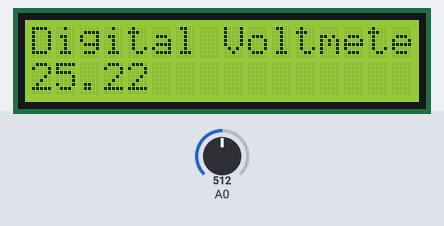
This sketch was run on a simulated Arduino Uno, built with avr-gcc and run on an emulated ATmega328P. On the bench: 16×2 character LCD. Inputs (shaded band) come from the test bench; at power-on: A0 = 512. What the sketch prints to the serial monitor is not drawn.

Above: at 1.2 s.
1.3 s: A0 set to 716
At 2.5 s:
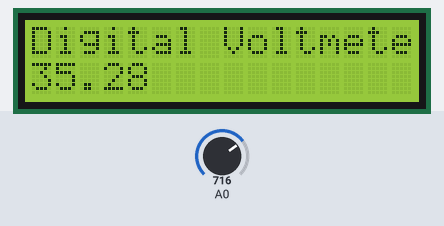
3.0 s: A0 set to 900
At 4.0 s:
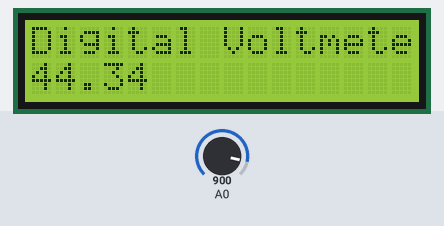
4.5 s: A0 set to 1023
At 5.4 s:
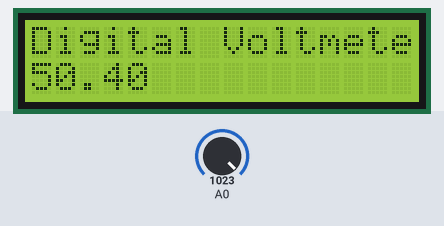
Timing chart, 0 to 7.5 s (numbered marks = the images above; inputs shaded):
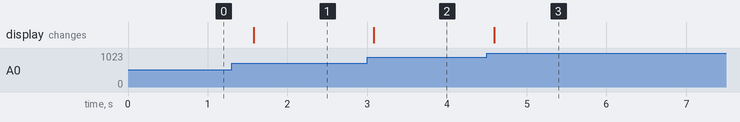

The sketch:

12_digital_voltmeter1.ino
```cpp
#include<LiquidCrystal.h>

//initialize the library with the number of the interface pins
LiquidCrystal lcd(12,11,5,4,3,2);

float volt=0.0;
float temp=0.0, R1=90900, R2=10000;
int analog=0;

void setup()
{
  Serial.begin(9600);
  lcd.begin(16, 2);
  lcd.print("Digital Voltmeter");
}

void loop ()
{
  analog=analogRead(A0);
  temp= (analog*5.0)/1024.0;
  volt=temp/ (R2/(R1+R2));

  lcd.setCursor(0, 1);
  Serial.println(volt);
  lcd.print(volt);
  delay(300);
}
```

Measured:
- after the input at 1.3 s, the display: changes after 0.28 s (image 1)
- after the input at 3.0 s, the display: changes after 0.08 s (image 2)
- after the input at 4.5 s, the display: changes after 0.09 s (image 3)
